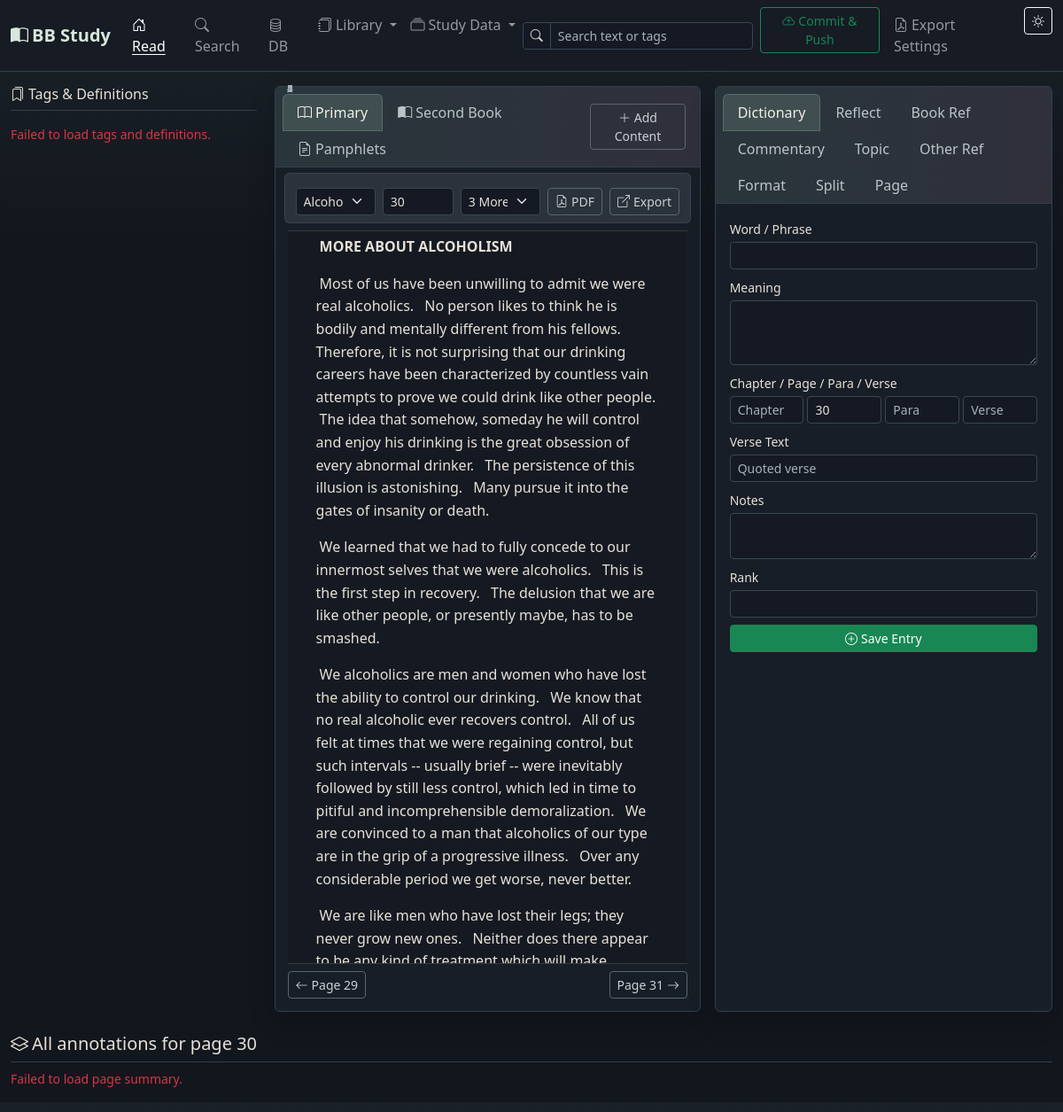
The page / on the database its author committed.
### app/models.py (models this page shows, shortened)
class Setting(db.Model):
    __tablename__ = 'settings'
    id = db.Column(db.Integer, primary_key=True)
    key = db.Column(db.String(100), unique=True, nullable=False)
    value = db.Column(db.Text, default='')

class BookTableOfContents(db.Model):
    __tablename__ = 'book_table_of_contents'
    id = db.Column(db.Integer, primary_key=True)
    book_id = db.Column(db.Integer, db.ForeignKey('books.id'), nullable=False)
    sort_order = db.Column(db.Integer, nullable=False, default=0)
    chapter_number = db.Column(db.String(20))
    chapter_name = db.Column(db.String(500))
    chapter = db.Column(db.String(100))
    title = db.Column(db.String(500), nullable=False)
    page = db.Column(db.String(20))
    include_by_default = db.Column(db.Boolean, default=True)
    created_at = db.Column(db.DateTime, default=datetime.utcnow)

class BookContent(db.Model):
    __tablename__ = 'book_content'
    id = db.Column(db.Integer, primary_key=True)
    book_id = db.Column(db.Integer, db.ForeignKey('books.id'), nullable=False)
    content_mode = db.Column(db.String(20), nullable=False, default='sentence')
    chapter_number = db.Column(db.String(20))
    chapter_name = db.Column(db.String(100))
    chapter = db.Column(db.String(100))
    page = db.Column(db.String(20))
    relative_page_number = db.Column(db.Integer)
    paragraph = db.Column(db.Integer)
    verse = db.Column(db.Integer)
    content = db.Column(db.Text, nullable=False)
    created_at = db.Column(db.DateTime, default=datetime.utcnow)
    topics = db.relationship('ContentTopic', backref='content', lazy=True,
                             cascade='all, delete-orphan',
                             foreign_keys='ContentTopic.book_content_id')

### app/routes/main.py (the view)
@main_bp.route('/')
def index():
    theme = get_theme()
    book_id = request.args.get('book_id', type=int)
    current_book = Book.query.get(book_id) if book_id else get_current_book()
    current_page = request.args.get('page') or (
        get_book_page(current_book.id, get_current_page()) if current_book else get_current_page()
    )
    content_mode = 'sentence'
    secondary_book_id = request.args.get('secondary_book_id', type=int)
    secondary_book = Book.query.get(secondary_book_id) if secondary_book_id else get_current_secondary_book()
    secondary_page = request.args.get('secondary_page') or (
        get_secondary_book_page(secondary_book.id, '1') if secondary_book else '1'
    )
    secondary_content_mode = 'sentence'
    books = Book.query.order_by(Book.title).all()
    if current_book:
        _set_setting('current_book_id', current_book.id)
        if current_page:
            _set_setting('current_page', current_page)
            _set_setting(_book_position_key(current_book.id, 'page'), current_page)
    if secondary_book:
        _set_setting('current_secondary_book_id', secondary_book.id)
        if secondary_page:
            _set_setting(_secondary_book_position_key(secondary_book.id, 'page'), secondary_page)
    primary_state = _build_reader_state(current_book, current_page)
    secondary_state = _build_reader_state(secondary_book, secondary_page)
    return render_template('index.html',
                           theme=theme,
                           current_book=current_book,
                           current_page=current_page,
                           previous_page=primary_state['previous_page'],
                           next_page=primary_state['next_page'],
                           content_mode=content_mode,
                           page_content=primary_state['page_content'],
                           content_formats=primary_state['content_formats'],
                           toc_entries=primary_state['toc_entries'],
                           secondary_book=secondary_book,
                           secondary_page=secondary_page,
                           secondary_previous_page=secondary_state['previous_page'],
                           secondary_next_page=secondary_state['next_page'],
                           secondary_content_mode=secondary_content_mode,
                           secondary_page_content=secondary_state['page_content'],
                           secondary_content_formats=secondary_state['content_formats'],
                           secondary_toc_entries=secondary_state['toc_entries'],
                           books=books)

### app/templates/index.html (shortened to what this page needs)
{% extends 'base.html' %}
{% block navbar_tools %}
<div class="d-flex align-items-center gap-2 my-2 my-lg-0 me-lg-2">
  <div class="position-relative">
    <div class="input-group input-group-sm" style="width:260px;">
      <span class="input-group-text"><i class="bi bi-search"></i></span>
      <input id="readSearchQuery" type="text" class="form-control" placeholder="Search text or tags">
    </div>
  </div>
</div>
{% endblock %}
{% block content %}
<div class="row g-3">
  <aside class="col-xl-3 page-study-rail {% if not current_book %}d-none{% endif %}" aria-label="Tags and definitions">
    <div class="page-study-rail-inner">
      <h6 class="border-bottom pb-2 mb-3">
        <i class="bi bi-bookmarks me-1"></i>Tags &amp; Definitions
      </h6>
      <div id="pageStudyRail" class="page-study-stack">
      </div>
    </div>
  </aside>
  <div class="col-lg-7 {% if current_book %}col-xl-5{% else %}col-xl-7{% endif %}">
    <div class="card h-100">
      <div class="card-header d-flex justify-content-between align-items-center">
        <ul class="nav nav-tabs card-header-tabs" id="bookPaneTabs">
          <li class="nav-item">
            <button class="nav-link active" data-bs-toggle="tab" data-bs-target="#primaryBookPane">
              <i class="bi bi-book me-1"></i>Primary
            </button>
          </li>
          <li class="nav-item">
            <button class="nav-link" data-bs-toggle="tab" data-bs-target="#secondaryBookPane">
              <i class="bi bi-book-half me-1"></i>Second Book
            </button>
          </li>
          <li class="nav-item">
            <button class="nav-link" data-bs-toggle="tab" data-bs-target="#pamphletBookPane">
              <i class="bi bi-file-earmark-text me-1"></i>Pamphlets
            </button>
          </li>
        </ul>
        <button class="btn btn-sm btn-outline-secondary" data-bs-toggle="modal" data-bs-target="#addContentModal">
          <i class="bi bi-plus-lg"></i> Add Content
        </button>
      </div>
      <div class="card-body tab-content book-pane-body">
        <div class="tab-pane fade show active" id="primaryBookPane">
          <div class="reader-controls row g-2 align-items-center mb-2">
            <div class="col-12 col-md">
              <select id="bookSelect" class="form-select form-select-sm">
                {% for b in books %}
                  <option value="{{ b.id }}" {% if current_book and current_book.id == b.id %}selected{% endif %}>
                    {{ b.title }}
                  </option>
                {% endfor %}
              </select>
            </div>
            <div class="col-auto">
              <input id="pageInput" type="text" class="form-control form-control-sm" style="width:80px;"
                     value="{{ current_page }}" placeholder="Page">
            </div>
            {% if toc_entries %}
            <div class="col-12 col-md">
              <select id="primaryTocSelect" class="form-select form-select-sm">
                {% for entry in toc_entries %}
                  <option value="{{ entry.page }}" {% if entry.page == current_page %}selected{% endif %}>
                    {{ entry.chapter_number ~ ' ' if entry.chapter_number else '' }}{{ entry.chapter_name or entry.title }}{% if entry.page %} · {{ entry.page }}{% endif %}
                  </option>
                {% endfor %}
              </select>
            </div>
            {% endif %}
            <div class="col-auto">
              {% if current_book and current_book.pdf_path %}
                <a class="btn btn-sm btn-outline-secondary" href="{{ url_for('main.book_pdf', book_id=current_book.id) }}" target="_blank" rel="noopener">
                  <i class="bi bi-file-earmark-pdf me-1"></i>PDF
                </a>
              {% endif %}
            </div>
            <div class="col-auto">
              {% if current_book %}
                <a class="btn btn-sm btn-outline-secondary" href="{{ url_for('main.export_page_pdf', book_id=current_book.id, page=current_page) }}" target="_blank" rel="noopener">
                  <i class="bi bi-box-arrow-up-right me-1"></i>Export
                </a>
              {% endif %}
            </div>
          </div>
          <div class="book-content-scroll" id="pageContentArea">
            {% if page_content %}
              {% set cur_para = namespace(val=None) %}
              {% for item in page_content %}
                {% if item.paragraph != cur_para.val %}
                  {% if cur_para.val is not none %}</p>{% endif %}
                  <p class="book-paragraph" data-paragraph="{{ item.paragraph }}">
                  {% set cur_para.val = item.paragraph %}
                {% endif %}
                {% set verse_key = item.paragraph ~ '-' ~ item.verse %}
                {% set fmt = content_formats.get(verse_key) %}
                <span class="verse-fragment sentence-verse {{ 'formatted-bold' if fmt and fmt.is_bold else '' }} {{ 'formatted-italic' if fmt and fmt.is_italic else '' }} {{ 'formatted-role-' ~ fmt.content_role if fmt and fmt.content_role and fmt.content_role != 'body' else '' }} {{ 'formatted-align-' ~ fmt.alignment_override if fmt and fmt.alignment_override else '' }}"
                      data-is-bold="{{ 'true' if fmt and fmt.is_bold else 'false' }}"
                      data-is-italic="{{ 'true' if fmt and fmt.is_italic else 'false' }}"
                      data-content-role="{{ fmt.content_role if fmt and fmt.content_role else 'body' }}"
                      data-alignment-override="{{ fmt.alignment_override if fmt and fmt.alignment_override else '' }}"
                      data-content-id="{{ item.id }}"
                      data-content-mode="sentence"
                      data-raw-content="{{ item.content }}"
                      data-verse-key="{{ verse_key }}"
                      data-chapter="{{ item.chapter_name or item.chapter or '' }}"
                      data-page="{{ item.page }}"
                      data-paragraph="{{ item.paragraph }}"
                      data-verse="{{ item.verse }}"><sup class="content-number">{{ item.verse }}</sup>{{ item.content }} </span>
              {% endfor %}
              {% if page_content %}</p>{% endif %}
            {% elif current_book %}
              <p class="text-muted fst-italic">No content stored for this page yet.</p>
            {% else %}
              <p class="text-muted fst-italic">Select a book and page to begin reading.</p>
            {% endif %}
          </div>
          {% if current_book %}
          <div class="reader-footer d-flex justify-content-between align-items-center mt-2">
            <div>
              {% if previous_page %}
              <a class="btn btn-sm btn-outline-secondary"
                 href="{{ url_for('main.index', book_id=current_book.id, page=previous_page, secondary_book_id=secondary_book.id if secondary_book else none, secondary_page=secondary_page if secondary_book else none) }}">
                <i class="bi bi-arrow-left me-1"></i>Page {{ previous_page }}
              </a>
              {% endif %}
            </div>
            <div>
              {% if next_page %}
              <a class="btn btn-sm btn-outline-secondary"
                 href="{{ url_for('main.index', book_id=current_book.id, page=next_page, secondary_book_id=secondary_book.id if secondary_book else none, secondary_page=secondary_page if secondary_book else none) }}">
                Page {{ next_page }}<i class="bi bi-arrow-right ms-1"></i>
              </a>
              {% endif %}
            </div>
          </div>
          {% endif %}
        </div>
      </div>
    </div>
  </div>
  <div class="col-lg-5 col-xl-4">
    <div class="card h-100">
      <div class="card-header">
        <ul class="nav nav-tabs card-header-tabs" id="entryTabs">
          <li class="nav-item">
            <button class="nav-link active" data-bs-toggle="tab" data-bs-target="#tabDict">
              Dictionary
            </button>
          </li>
          <li class="nav-item">
            <button class="nav-link" data-bs-toggle="tab" data-bs-target="#tabReflect">
              Reflect
            </button>
          </li>
          <li class="nav-item">
            <button class="nav-link" data-bs-toggle="tab" data-bs-target="#tabRef">
              Book Ref
            </button>
          </li>
          <li class="nav-item">
            <button class="nav-link" data-bs-toggle="tab" data-bs-target="#tabComm">
              Commentary
            </button>
          </li>
          <li class="nav-item">
            <button class="nav-link" data-bs-toggle="tab" data-bs-target="#tabTopic">
              Topic
            </button>
          </li>
          <li class="nav-item">
            <button class="nav-link" data-bs-toggle="tab" data-bs-target="#tabSrc">
              Other Ref
            </button>
          </li>
          <li class="nav-item">
            <button class="nav-link" data-bs-toggle="tab" data-bs-target="#tabFormat">
              Format
            </button>
          </li>
          <li class="nav-item">
            <button class="nav-link" data-bs-toggle="tab" data-bs-target="#tabSplit">
              Split
            </button>
          </li>
          <li class="nav-item">
            <button class="nav-link" data-bs-toggle="tab" data-bs-target="#tabPageFormat">
              Page
            </button>
          </li>
        </ul>
      </div>
      <div class="card-body tab-content overflow-auto" style="max-height:60vh;">
        <div class="tab-pane fade show active" id="tabDict">
          <form id="dictForm" class="mb-0">
            <div class="mb-2">
              <label class="form-label small mb-1">Word / Phrase</label>
              <input type="text" class="form-control form-control-sm" id="dictWord" required>
            </div>
            <div class="mb-2">
              <label class="form-label small mb-1">Meaning</label>
              <textarea class="form-control form-control-sm" id="dictMeaning" rows="3" required></textarea>
            </div>
            <div class="mb-2">
              <label class="form-label small mb-1">Chapter / Page / Para / Verse</label>
              <div class="row g-1">
                <div class="col"><input type="text" class="form-control form-control-sm" id="dictChapter" placeholder="Chapter"></div>
                <div class="col"><input type="text" class="form-control form-control-sm" id="dictPage" placeholder="Page"></div>
                <div class="col"><input type="number" class="form-control form-control-sm" id="dictPara" placeholder="Para"></div>
                <div class="col"><input type="number" class="form-control form-control-sm" id="dictLine" placeholder="Verse"></div>
              </div>
            </div>
            <div class="mb-2">
              <label class="form-label small mb-1">Verse Text</label>
              <input type="text" class="form-control form-control-sm" id="dictLineText" placeholder="Quoted verse">
            </div>
            <div class="mb-2">
              <label class="form-label small mb-1">Notes</label>
              <textarea class="form-control form-control-sm" id="dictNotes" rows="2"></textarea>
            </div>
            <div class="mb-2">
              <label class="form-label small mb-1">Rank</label>
              <input type="number" class="form-control form-control-sm" id="dictRank" min="1" step="1">
            </div>
            <button type="submit" class="btn btn-sm btn-success w-100">
              <i class="bi bi-plus-circle me-1"></i>Save Entry
            </button>
          </form>
        </div>
      </div>
    </div>
  </div>
</div>
<div class="mt-4" id="pageSummarySection">
  {% if current_book %}
  <h5 class="border-bottom pb-2">
    <i class="bi bi-layers me-1"></i>All annotations for page <span id="summaryPageLabel">{{ current_page }}</span>
  </h5>
  <div id="pageSummary" class="summary-masonry">
  </div>
  {% endif %}
</div>
{% endblock %}

### rows shown on the page
Setting: value "30", value.chapter_number "3 More About Alcoholism · 30"
BookContent: verse "1", content "MORE ABOUT ALCOHOLISM"
BookContent: verse "1", content "Most of us have been unwilling to admit we were real alcoholics."
BookContent: verse "2", content "No person likes to think he is bodily and mentally different from his fellows."
BookContent: verse "3", content "Therefore, it is not surprising that our drinking careers have been characterized by countless vain attempts to prove we could drink like other people."
BookContent: verse "4", content "The idea that somehow, someday he will control and enjoy his drinking is the great obsession of every abnormal drinker."
BookContent: verse "5", content "The persistence of this illusion is astonishing."
BookContent: verse "6", content "Many pursue it into the gates of insanity or death."
BookContent: verse "1", content "We learned that we had to fully concede to our innermost selves that we were alcoholics."
BookContent: verse "2", content "This is the first step in recovery."
BookContent: verse "3", content "The delusion that we are like other people, or presently maybe, has to be smashed."
BookContent: verse "1", content "We alcoholics are men and women who have lost the ability to control our drinking."
BookContent: verse "2", content "We know that no real alcoholic ever recovers control."
BookContent: verse "3", content "All of us felt at times that we were regaining control, but such intervals -- usually brief -- were inevitably followed by still less control, which led in time to pitiful and incomprehensible demoralization."
BookContent: verse "4", content "We are convinced to a man that alcoholics of our type are in the grip of a progressive illness."
BookContent: verse "5", content "Over any considerable period we get worse, never better."
BookContent: verse "1", content "We are like men who have lost their legs; they never grow new ones."
BookContent: verse "2", content "Neither does there appear…"

### other values the page prints
{{ previous_page }} "29"
{{ next_page }} "31"
form field value "Alcoholics Anonymous"
